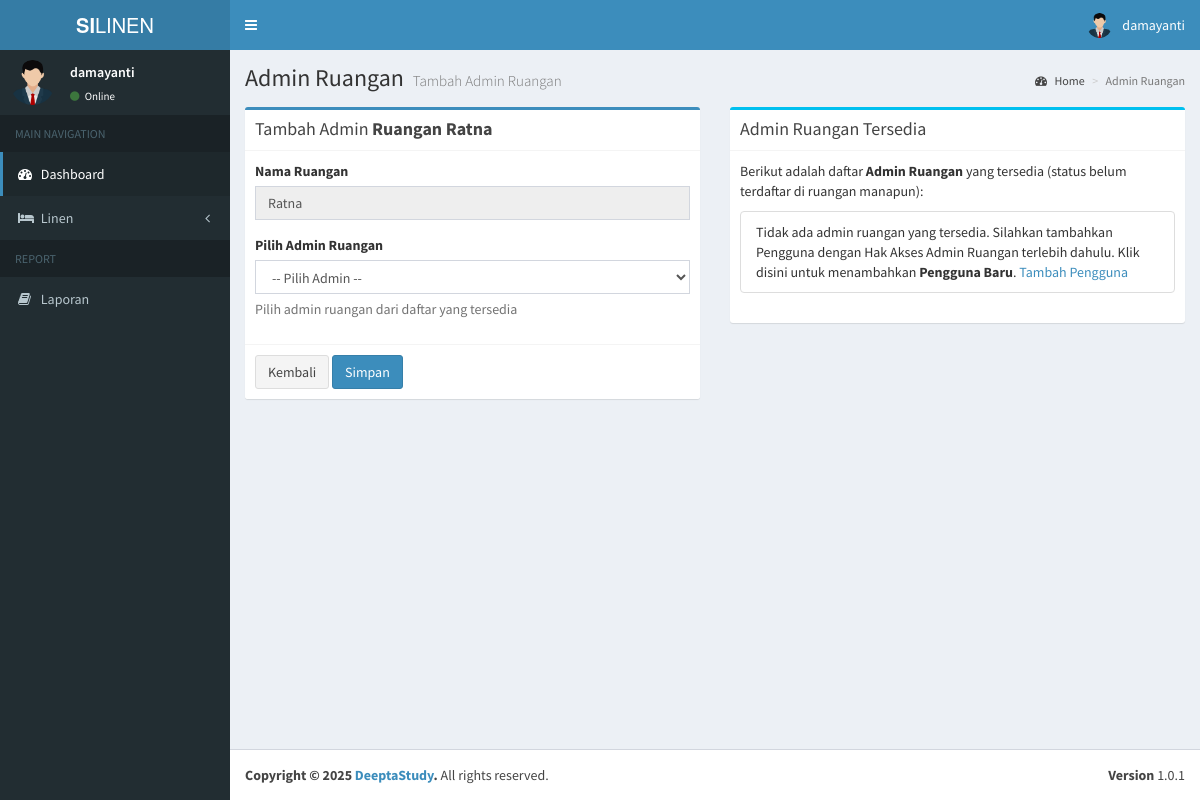
Before: /admin/tambah_admin_ruangan.php?id=1 (signed in) with the older database file.
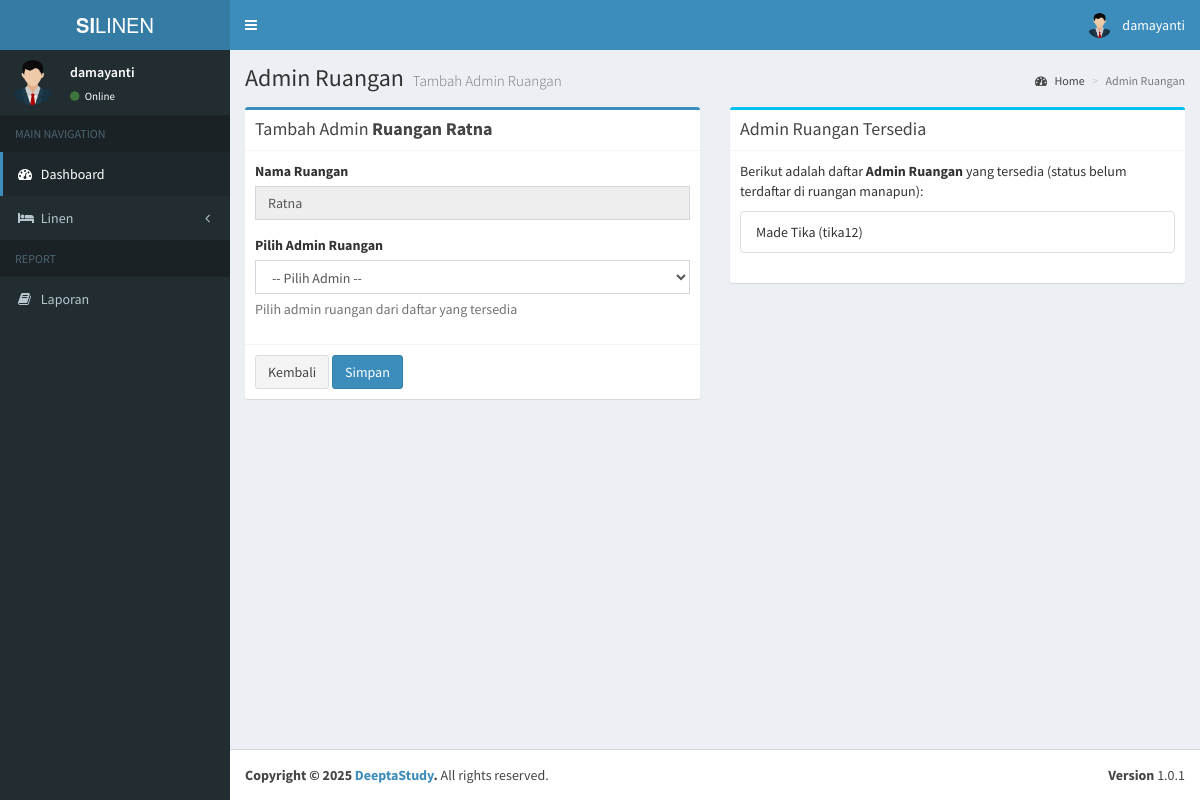
After: the same page with the newer database file.
### tables this page shows
CREATE TABLE `users` (
  `id` int(11) NOT NULL,
  `nama` varchar(100) NOT NULL,
  `username` varchar(100) NOT NULL,
  `email` varchar(100) NOT NULL,
  `password` varchar(100) NOT NULL,
  `hak_akses` varchar(25) NOT NULL,
  `status` int(11) NOT NULL,
  `status_ruangan` int(11) DEFAULT NULL
);

### admin/tambah_admin_ruangan.php (the view, shortened to what this page needs)
<?php
    include '../koneksi.php';
    $id_ruangan = isset($_GET['id']) ? $_GET['id'] : '';
    $row = [];
    if($id_ruangan) {
        $query = mysqli_query($koneksi, "SELECT * FROM ruangan WHERE id = '$id_ruangan'");
        $row = mysqli_fetch_assoc($query);
    }
?>
<section class="content">
    <div class="row">
        <div class="col-md-12">
        </div>
        <div class="col-md-6">
            <div class="box box-primary">
                <div class="box-header with-border">
                    <h3 class="box-title">Tambah Admin <b>Ruangan <?= $row['nama_ruangan']; ?></b></h3>
                </div>
                <form role="form" action="proses_ruangan.php" method="POST">
                    <div class="box-body">
                        <div class="form-group">
                            <label>Nama Ruangan</label>
                            <input type="text" class="form-control" value="<?= $row['nama_ruangan']; ?>" disabled>
                        </div>
                        <div class="form-group">
                            <label>Pilih Admin Ruangan</label>
                            <select name="id_user" class="form-control select2" required>
                                <option value="">-- Pilih Admin --</option>
                            </select>
                            <p class="help-block">Pilih admin ruangan dari daftar yang tersedia</p>
                        </div>
                    </div>
                    <div class="box-footer">
                        <a href="data_ruangan.php" class="btn btn-default">Kembali</a>
                        <button type="submit" name="submit" class="btn btn-primary" onclick="simpanBtn(this);">Simpan</button>
                    </div>
                </form>
            </div>
        </div>
        <div class="col-md-6">
            <div class="box box-info">
                <div class="box-header with-border">
                    <h3 class="box-title">Admin Ruangan Tersedia</h3>
                </div>
                <div class="box-body">
                    <p>Berikut adalah daftar <b>Admin Ruangan</b> yang tersedia (status belum terdaftar di ruangan manapun):</p>
                    <ul class="list-group">
                        <?php
                            $query_admin_list = mysqli_query($koneksi, "SELECT * FROM users WHERE hak_akses = 'admin_ruangan' AND status_ruangan = 0");
                            if(mysqli_num_rows($query_admin_list) > 0) {
                                while($admin = mysqli_fetch_assoc($query_admin_list)) {
                                    echo '<li class="list-group-item">'.$admin['nama'].' ('.$admin['username'].')</li>';
                                }
                            } else {
                                echo '<li class="list-group-item">Tidak ada admin ruangan yang tersedia. Silahkan tambahkan Pengguna dengan Hak Akses Admin Ruangan terlebih dahulu. Klik disini untuk menambahkan <b>Pengguna Baru</b>.
                                    <a href="tambah_pengguna.php">Tambah Pengguna</a>
                                </li>';
                            }
                        ?>
                    </ul>
                </div>
            </div>
        </div>
    </div>
</section>
<?php
    $content = ob_get_clean();
    include __DIR__ . '/../layouts/header.php';
    echo $content;
    include __DIR__ . '/../layouts/footer.php';
?>

Changed rows visible on the page:
added users: nama "Made Tika", username "tika12"
Other visible differences:
text no longer shown: "Tidak ada admin ruangan yang tersedia. Silahkan tambahkan Pengguna dengan Hak Akses Admin Ruangan terlebih dahulu. Klik disini untuk menambahkan Pengguna Baru . Tambah Pengguna"
